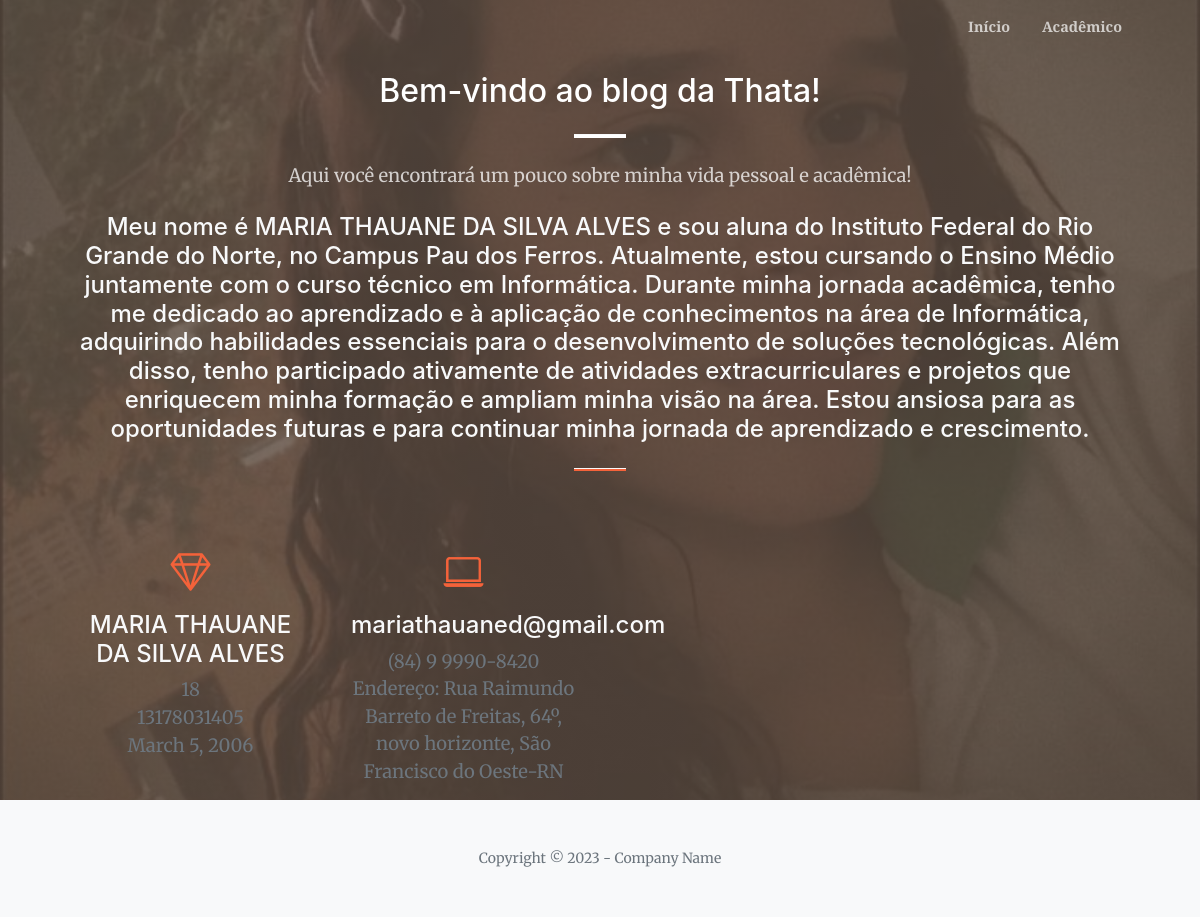
The page / on the database its author committed.
### blog/models.py (models this page shows, shortened)
class Perfil(models.Model):
    nome = models.CharField(max_length=200)
    idade = models.PositiveIntegerField()
    cpf = models.CharField(max_length=14, unique=True)
    email = models.EmailField(unique=True)
    telefone = models.CharField(max_length=20, blank=True, null=True)
    endereco = models.TextField(blank=True, null=True)
    data_nascimento = models.DateField()
    bio = models.TextField(blank=True, null=True)  # Breve biografia ou descrição pessoal
    foto_perfil = models.ImageField(upload_to='perfil/', blank=True, null=True)

### blog/views.py (the view)
# urls.py: path('', views.index, name='index'),
def index(request):
    informacoes = Perfil.objects.all()
    contexto = {
        'sobre': informacoes,
    }
    return render(request, 'index.html', contexto)

### blog/templates/index.html (shortened to what this page needs)
{% extends 'base.html' %}
{% block content %}
<section>
    <div class="container px-4 px-lg-5">
        <div class="row gx-4 gx-lg-5 justify-content-center">
            <div class="col-lg-8 text-center">
                <h2 class="text-white mt-0">Bem-vindo ao blog da Thata!</h2>
                <hr class="divider divider-light" />
                <p class="text-white-75 mb-4">Aqui você encontrará um pouco sobre minha vida pessoal e acadêmica!</p>
            </div>
        </div>
    </div>
</section>
<section>
    {% for informacoes in sobre %}
    <div class="container px-4 px-lg-5">
        <h4 class="text-center mt-0">{{informacoes.bio}}</h4>
            <hr class="divider" />
            <div class="row gx-4 gx-lg-5">
                <div class="col-lg-3 col-md-6 text-center">
                    <div class="mt-5">
                        <div class="mb-2"><i class="bi-gem fs-1 text-primary"></i></div>
                        <h3 class="h4 mb-2">{{informacoes.nome}}</h3>
                        <p class="text-muted mb-0">{{informacoes.idade}}</p>
                        <p class="text-muted mb-0">{{informacoes.cpf}}</p>
                        <p class="text-muted mb-0">{{informacoes.data_nascimento}}</p>
                    </div>
                </div>
                <div class="col-lg-3 col-md-6 text-center">
                    <div class="mt-5">
                        <div class="mb-2"><i class="bi-laptop fs-1 text-primary"></i></div>
                        <h3 class="h4 mb-2">{{informacoes.email}}</h3>
                        <p class="text-muted mb-0">{{informacoes.telefone}}</p>
                        <p class="text-muted mb-0">{{informacoes.endereco}}</p>
                    </div>
                </div>
                {% endfor %}
            </div>
    </div>
</section>
{% endblock %}

### blog/templates/base.html (shortened to what this page needs)
{% load static %}
<!DOCTYPE html>
<html lang="en">
    <head>
        <link href="https://cdn.jsdelivr.net/npm/bootstrap-icons@1.5.0/font/bootstrap-icons.css" rel="stylesheet" />
        <link href="https://cdnjs.cloudflare.com/ajax/libs/SimpleLightbox/2.1.0/simpleLightbox.min.css" rel="stylesheet" />
        <link rel="stylesheet" href="{% static 'css/styles.css' %}">    </head>
    <body id="page-top">
        <nav class="navbar navbar-expand-lg navbar-light fixed-top py-3" id="mainNav">
            <div class="container px-4 px-lg-5">
                <div class="collapse navbar-collapse" id="navbarResponsive">
                    <ul class="navbar-nav ms-auto my-2 my-lg-0">
                        <li class="nav-item"><a class="nav-link" href="{% url 'index' %}">Início</a></li>
                        <li class="nav-item"><a class="nav-link" href="{% url 'academico' %}">Acadêmico</a></li>
                    </ul>
                </div>
            </div>
        </nav>
        <section class="masthead">
            {% block content %}
            {% endblock %}
        </section>
        <footer class="bg-light py-5">
            <div class="container px-4 px-lg-5"><div class="small text-center text-muted">Copyright &copy; 2023 - Company Name</div></div>
        </footer>
    </body>
</html>

### rows shown on the page
Perfil: bio "Meu nome é MARIA THAUANE DA SILVA ALVES e sou aluna do Instituto Federal do Rio Grande do Norte, no Campus Pau dos Ferros. Atualmente, estou cursando o Ensino Médio juntamente com o curso técnico em Informática. Durante minha jornada acadêmica, tenho me dedicado ao aprendizado e à aplicação de conhecimentos na área de Informática, adquirindo habilidades essenciais para o desenvolvimento de soluções tecnológicas. Além disso, tenho participado ativamente de atividades extracurriculares e projetos que enriquecem minha formação e ampliam minha visão na área. Estou ansiosa para as oportunidades futuras e para continuar minha jornada de aprendizado e crescimento.", nome "MARIA THAUANE DA SILVA ALVES", idade "18", cpf "13178031405", data_nascimento "March 5, 2006", email "mariathauaned@gmail.com", telefone "(84) 9 9990-8420", endereco "Endereço: Rua Raimundo Barreto de Freitas, 64º, novo horizonte, São Francisco do Oeste-RN"
